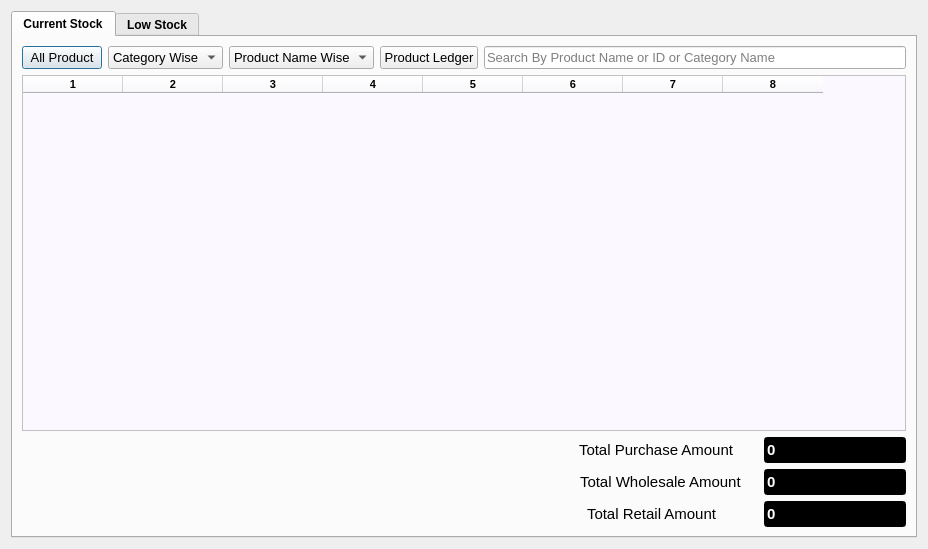
<?xml version="1.0" encoding="UTF-8"?>
<ui version="4.0">
 <class>Dialog</class>
 <widget class="QDialog" name="Dialog">
  <property name="windowModality">
   <enum>Qt::ApplicationModal</enum>
  </property>
  <property name="geometry">
   <rect>
    <x>0</x>
    <y>0</y>
    <width>928</width>
    <height>549</height>
   </rect>
  </property>
  <property name="windowTitle">
   <string>Dialog</string>
  </property>
  <property name="styleSheet">
   <string notr="true"/>
  </property>
  <layout class="QGridLayout" name="gridLayout_4">
   <item row="0" column="0">
    <widget class="QTabWidget" name="tabWidget">
     <property name="font">
      <font>
       <weight>75</weight>
       <italic>false</italic>
       <bold>true</bold>
      </font>
     </property>
     <property name="currentIndex">
      <number>0</number>
     </property>
     <widget class="QWidget" name="tab">
      <attribute name="title">
       <string>Current Stock</string>
      </attribute>
      <layout class="QGridLayout" name="gridLayout">
       <item row="0" column="4">
        <widget class="QLineEdit" name="searchv">
         <property name="font">
          <font>
           <pointsize>10</pointsize>
           <weight>50</weight>
           <bold>false</bold>
          </font>
         </property>
         <property name="placeholderText">
          <string>Search By Product Name or ID or Category Name</string>
         </property>
        </widget>
       </item>
       <item row="0" column="1">
        <widget class="QComboBox" name="category">
         <property name="font">
          <font>
           <pointsize>10</pointsize>
           <weight>50</weight>
           <bold>false</bold>
          </font>
         </property>
         <item>
          <property name="text">
           <string>Category Wise</string>
          </property>
         </item>
        </widget>
       </item>
       <item row="0" column="2">
        <widget class="QComboBox" name="product">
         <property name="font">
          <font>
           <pointsize>10</pointsize>
           <weight>50</weight>
           <bold>false</bold>
          </font>
         </property>
         <item>
          <property name="text">
           <string>Product Name Wise</string>
          </property>
         </item>
        </widget>
       </item>
       <item row="1" column="0" colspan="5">
        <widget class="QTableWidget" name="tableWidget">
         <property name="font">
          <font>
           <family>MS Shell Dlg 2</family>
           <pointsize>8</pointsize>
           <weight>75</weight>
           <italic>false</italic>
           <bold>true</bold>
          </font>
         </property>
         <property name="styleSheet">
          <string notr="true">color: rgb(0, 0, 0);
background-color: rgb(251, 249, 255);
</string>
         </property>
         <property name="columnCount">
          <number>8</number>
         </property>
         <column/>
         <column/>
         <column/>
         <column/>
         <column/>
         <column/>
         <column/>
         <column/>
        </widget>
       </item>
       <item row="0" column="0">
        <widget class="QPushButton" name="reloadall">
         <property name="enabled">
          <bool>true</bool>
         </property>
         <property name="font">
          <font>
           <pointsize>10</pointsize>
           <weight>50</weight>
           <bold>false</bold>
           <kerning>false</kerning>
          </font>
         </property>
         <property name="styleSheet">
          <string notr="true"/>
         </property>
         <property name="text">
          <string>All Product</string>
         </property>
        </widget>
       </item>
       <item row="2" column="4">
        <layout class="QGridLayout" name="gridLayout_2">
         <item row="0" column="0">
          <layout class="QHBoxLayout" name="horizontalLayout">
           <item>
            <spacer name="horizontalSpacer">
             <property name="orientation">
              <enum>Qt::Horizontal</enum>
             </property>
             <property name="sizeHint" stdset="0">
              <size>
               <width>40</width>
               <height>20</height>
              </size>
             </property>
            </spacer>
           </item>
           <item>
            <widget class="QLabel" name="label">
             <property name="font">
              <font>
               <pointsize>11</pointsize>
               <weight>50</weight>
               <bold>false</bold>
              </font>
             </property>
             <property name="styleSheet">
              <string notr="true"/>
             </property>
             <property name="text">
              <string>Total Purchase Amount      </string>
             </property>
            </widget>
           </item>
           <item>
            <widget class="QLineEdit" name="total">
             <property name="font">
              <font>
               <pointsize>11</pointsize>
               <weight>75</weight>
               <bold>true</bold>
              </font>
             </property>
             <property name="styleSheet">
              <string notr="true">background-color: rgb(0, 0, 0);
color: rgb(255, 255, 255);</string>
             </property>
             <property name="text">
              <string>0</string>
             </property>
             <property name="readOnly">
              <bool>true</bool>
             </property>
            </widget>
           </item>
          </layout>
         </item>
         <item row="1" column="0">
          <layout class="QHBoxLayout" name="horizontalLayout_2">
           <item>
            <spacer name="horizontalSpacer_2">
             <property name="orientation">
              <enum>Qt::Horizontal</enum>
             </property>
             <property name="sizeHint" stdset="0">
              <size>
               <width>40</width>
               <height>20</height>
              </size>
             </property>
            </spacer>
           </item>
           <item>
            <widget class="QLabel" name="label_2">
             <property name="font">
              <font>
               <pointsize>11</pointsize>
               <weight>50</weight>
               <bold>false</bold>
              </font>
             </property>
             <property name="styleSheet">
              <string notr="true"/>
             </property>
             <property name="text">
              <string>Total Wholesale Amount    </string>
             </property>
            </widget>
           </item>
           <item>
            <widget class="QLineEdit" name="wholesale">
             <property name="font">
              <font>
               <pointsize>11</pointsize>
               <weight>75</weight>
               <bold>true</bold>
              </font>
             </property>
             <property name="styleSheet">
              <string notr="true">background-color: rgb(0, 0, 0);
color: rgb(255, 255, 255);</string>
             </property>
             <property name="text">
              <string>0</string>
             </property>
             <property name="readOnly">
              <bool>true</bool>
             </property>
            </widget>
           </item>
          </layout>
         </item>
         <item row="2" column="0">
          <layout class="QHBoxLayout" name="horizontalLayout_3">
           <item>
            <spacer name="horizontalSpacer_3">
             <property name="orientation">
              <enum>Qt::Horizontal</enum>
             </property>
             <property name="sizeHint" stdset="0">
              <size>
               <width>40</width>
               <height>20</height>
              </size>
             </property>
            </spacer>
           </item>
           <item>
            <widget class="QLabel" name="label_3">
             <property name="font">
              <font>
               <pointsize>11</pointsize>
               <weight>50</weight>
               <bold>false</bold>
              </font>
             </property>
             <property name="styleSheet">
              <string notr="true"/>
             </property>
             <property name="text">
              <string>Total Retail Amount          </string>
             </property>
            </widget>
           </item>
           <item>
            <widget class="QLineEdit" name="retail">
             <property name="font">
              <font>
               <pointsize>11</pointsize>
               <weight>75</weight>
               <bold>true</bold>
              </font>
             </property>
             <property name="styleSheet">
              <string notr="true">background-color: rgb(0, 0, 0);
color: rgb(255, 255, 255);</string>
             </property>
             <property name="text">
              <string>0</string>
             </property>
             <property name="readOnly">
              <bool>true</bool>
             </property>
            </widget>
           </item>
          </layout>
         </item>
        </layout>
       </item>
       <item row="0" column="3">
        <widget class="QPushButton" name="ledgerb">
         <property name="font">
          <font>
           <pointsize>10</pointsize>
           <weight>50</weight>
           <bold>false</bold>
          </font>
         </property>
         <property name="text">
          <string>Product Ledger</string>
         </property>
        </widget>
       </item>
      </layout>
     </widget>
     <widget class="QWidget" name="tab_2">
      <attribute name="title">
       <string>Low Stock</string>
      </attribute>
      <layout class="QGridLayout" name="gridLayout_3">
       <item row="0" column="0">
        <widget class="QTableWidget" name="tableWidget2">
         <property name="font">
          <font>
           <family>MS Shell Dlg 2</family>
           <pointsize>8</pointsize>
           <weight>75</weight>
           <italic>false</italic>
           <bold>true</bold>
          </font>
         </property>
         <property name="styleSheet">
          <string notr="true">color: rgb(0, 0, 0);
background-color: rgb(251, 249, 255);</string>
         </property>
         <property name="columnCount">
          <number>8</number>
         </property>
         <column/>
         <column/>
         <column/>
         <column/>
         <column/>
         <column/>
         <column/>
         <column/>
        </widget>
       </item>
      </layout>
     </widget>
    </widget>
   </item>
  </layout>
 </widget>
 <resources/>
 <connections/>
</ui>
